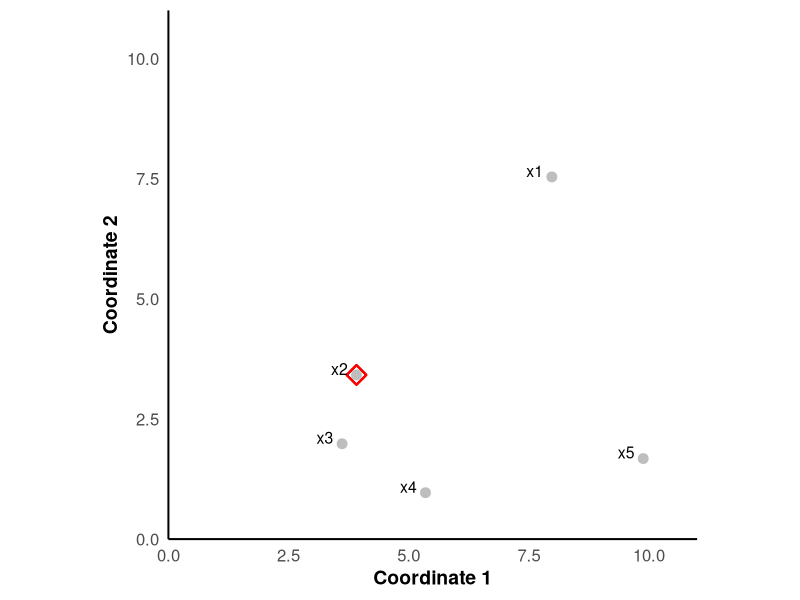
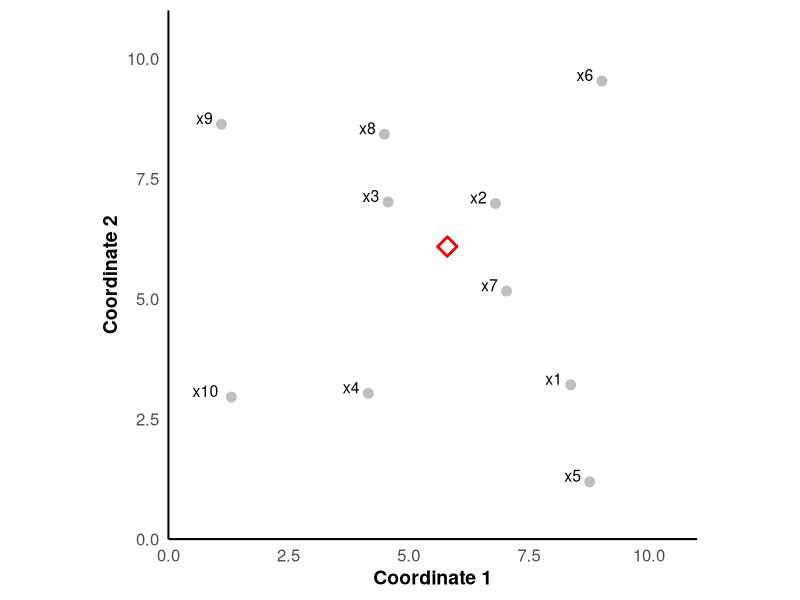
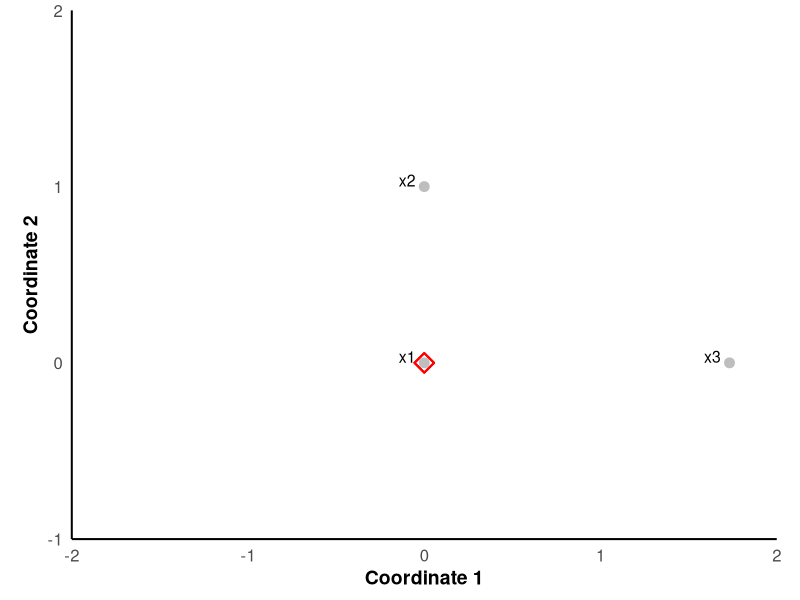
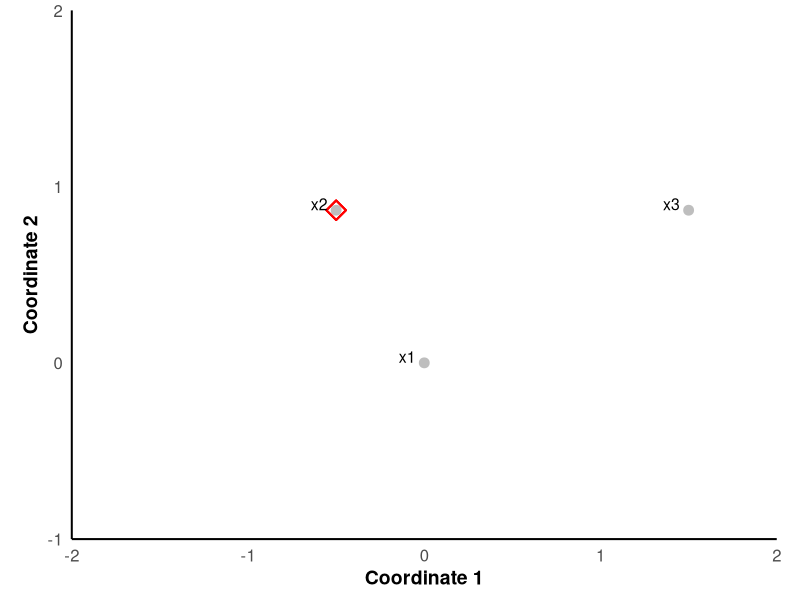

These charts were generated, in order, by the following R code:
## ---- chunk 1
knitr::opts_chunk$set(echo = TRUE)
rm(list = ls())
library(ggplot2)
## ---- chunk 2
TRIMMEDmean = function(X, TRIM_Remain = 1, distance_type = "euclidean") { 
  # X is a matrix of point coordinates
  # TRIM_Remain is the minimum number of points to be kept 
  # p must be greater or equal to 2 

  n = nrow(X) # number of observations 
  p = ncol(X) # dimension of data 
  rownames(X) = paste0(rep("x", n), 1:n) # xi is observation 1 
  colnames(X) = paste0(rep("c", p), 1:p) # ci is coordinate i 

  # Check for valid distance type
  valid_distance_types = c("euclidean", "manhattan", "maximum", "canberra", "binary", "minkowski")
  if (!(distance_type %in% valid_distance_types)) {
    message(paste("Invalid distance type selected. Supported types are:", 
                  paste(valid_distance_types, collapse = ", ")))
    return(NULL)  # Return NULL if the distance type is invalid
  }

  # If all points are kept, return the regular mean 
  if (TRIM_Remain == n) { 
    return(colMeans(X)) 
  } 

  # Matrix of pairwise distances using the specified distance type
  D = as.matrix(dist(X, method = distance_type))
  colnames(D) = paste0(rep("x", n), 1:n) 
  rownames(D) = paste0(rep("x", n), 1:n) 

  # Find points for trimmed mean or median 
  points = n # initially have n points 
  prev_points = n # number of points in previous iteration 
  POINTS_to_use = 0 

  # Iteratively remove points
  while (points > TRIM_Remain) { 
    Prev = D 
    prev_points = ncol(Prev) 
    
    #### Handle the single point median case separately 
    if (points == 3 & TRIM_Remain == 1) { 
      three_points = rownames(D) 
      farthest = which(D == max(D), arr.ind = TRUE) 
      last_point = three_points[!(three_points %in% rownames(farthest))] 

      ## If all the last three points have farthest distance 
      if (length(last_point) == 0) { 
        POINTS_to_use = rownames(Prev) 
        break 
      } 
      ## 
      cat("The RAD-Median is:", last_point, "\n")
      return(X[last_point,]) 
    } 
    #####

    farthest = which(D == max(D), arr.ind = TRUE) 
    D = D[!(rownames(D) %in% rownames(farthest)), !(colnames(D) %in% rownames(farthest))] 
    points = max(ncol(D), 0) 

    # Ensure that the number of points kept is the fewest possible while at least TRIM_Remain
    if (points == TRIM_Remain) { 
      POINTS_to_use = rownames(D) 
      break 
    } else if (points < TRIM_Remain) { 
      POINTS_to_use = rownames(Prev) 
      break 
    } 
  } 

  n_use = length(POINTS_to_use) 
  points_in_mean = rep(0, n_use) 
  for (a in 1:n_use) { 
    points_in_mean[a] = which(rownames(X) == POINTS_to_use[a]) 
  } 

  mean_of_points = colMeans(X[points_in_mean,]) 
  print("The points used to compute the Trimmed-mean are:") 
  print(X[points_in_mean,]) 
  print("The Trimmed mean is:") 
  return(mean_of_points) 
}
## ---- chunk 3
set.seed(1)
n = 101 # n is the number of observations
p = 5 # p is the number of coordinates of each observation
Sample_data = matrix(data = rnorm(n*p, mean = 0, sd = 10), nrow = n, ncol = p)
## ---- chunk 4
TRIMMEDmean(Sample_data, TRIM_Remain = 1, distance_type = "euclidean")
## ---- chunk 5
TRIMMEDmean(Sample_data, TRIM_Remain = 4, distance_type = "euclidean")
## ---- chunk 6
TRIMMEDmean(Sample_data, TRIM_Remain = 1, distance_type = "manhattan")
## ---- chunk 7
TRIMMEDmean(Sample_data, TRIM_Remain = 1, distance_type = "?")
## ---- chunk 8
# Create the dataset
set.seed(123456) 
n = 5 # n is the number of observations
X <- matrix(data = runif(n = 2*n, min = 0, max = 10), nrow = n, ncol = 2, byrow = TRUE)

# Set row names as x1, x2, ...
rownames(X) <- paste0("x", 1:nrow(X))

# Set column names as c1, c2, ...
colnames(X) <- paste0("c", 1:ncol(X))

# Prepare data for plotting
plot_data <- as.data.frame(X)
plot_data$Point <- rownames(plot_data)  # Add point names for labels
## ---- chunk 9
# Compute the TRIMMEDmean
trimmed_mean_result <- TRIMMEDmean(X, TRIM_Remain = 1, distance_type = "euclidean")

# Plot the points and TRIMMEDmean
suppressWarnings({
  p <- ggplot(plot_data, aes(x = c1, y = c2)) +
    geom_point(color = "grey", size = 3) +  # Original points
    geom_point(aes(x = trimmed_mean_result[1], y = trimmed_mean_result[2]), 
               color = "red", shape = 5, size = 4, stroke = 1) +  # Trimmed mean point
    xlab("Coordinate 1") +
    ylab("Coordinate 2") +
    theme_minimal(base_size = 15) +
    theme(
      axis.title.x = element_text(size = 14, face = "bold"),  # Larger x-axis title
      axis.title.y = element_text(size = 14, face = "bold"),  # Larger y-axis title
      axis.text.x = element_text(size = 12),  # Larger x-axis text
      axis.text.y = element_text(size = 12),  # Larger y-axis text
      axis.line = element_line(colour = "black"),  # Add axis lines
      panel.grid.major = element_blank(),
      panel.grid.minor = element_blank(),
      panel.border = element_blank()
    ) +
    geom_text(aes(label = Point), hjust = 1.5, vjust = 0, size = 4) +
    coord_fixed(ratio = 1) +  # Fixed aspect ratio
    scale_x_continuous(expand = c(0, 0),
                       limits = c(0, 11)) +  # Set x-axis to start from 0
    scale_y_continuous(expand = c(0, 0),
                       limits = c(0, 11))   # Set y-axis to start from 0
    print(p)
})

## ---- chunk 10
# Create the dataset
set.seed(2024) 
n = 10 # n is the number of observations
X <- matrix(data = runif(n = 2*n, min = 0, max = 10), nrow = n, ncol = 2, byrow = TRUE)

# Set row names as x1, x2, ...
rownames(X) <- paste0("x", 1:nrow(X))

# Set column names as c1, c2, ...
colnames(X) <- paste0("c", 1:ncol(X))

# Prepare data for plotting
plot_data <- as.data.frame(X)
plot_data$Point <- rownames(plot_data)  # Add point names for labels
## ---- chunk 11
# Compute the TRIMMEDmean
trimmed_mean_result <- TRIMMEDmean(X, TRIM_Remain = 1, distance_type = "euclidean")

# Plot the points and TRIMMEDmean
suppressWarnings({
  p <- ggplot(plot_data, aes(x = c1, y = c2)) +
    geom_point(color = "grey", size = 3) +  # Original points
    geom_point(aes(x = trimmed_mean_result[1], y = trimmed_mean_result[2]), 
               color = "red", shape = 5, size = 4, stroke = 1) +  # Trimmed mean point
    xlab("Coordinate 1") +
    ylab("Coordinate 2") +
    theme_minimal(base_size = 15) +
    theme(
      axis.title.x = element_text(size = 14, face = "bold"),  # Larger x-axis title
      axis.title.y = element_text(size = 14, face = "bold"),  # Larger y-axis title
      axis.text.x = element_text(size = 12),  # Larger x-axis text
      axis.text.y = element_text(size = 12),  # Larger y-axis text
      axis.line = element_line(colour = "black"),  # Add axis lines
      panel.grid.major = element_blank(),
      panel.grid.minor = element_blank(),
      panel.border = element_blank()
    ) +
    geom_text(aes(label = Point), hjust = 1.5, vjust = 0, size = 4) +
    coord_fixed(ratio = 1) +  # Fixed aspect ratio
    scale_x_continuous(expand = c(0, 0),
                       limits = c(0, 11)) +  # Set x-axis to start from 0
    scale_y_continuous(expand = c(0, 0),
                       limits = c(0, 11))   # Set y-axis to start from 0
    print(p)
})

## ---- chunk 12
# Define the data matrix
triangle_data <- matrix(data = c(0, 0, 
                                  0, 1, 
                                  sqrt(3), 0), 
                         nrow = 3, ncol = 2, byrow = TRUE)

# Set row names as x1, x2, ...
rownames(triangle_data) <- paste0("x", 1:nrow(triangle_data))

# Set column names as c1, c2, ...
colnames(triangle_data) <- paste0("c", 1:ncol(triangle_data))

# Define the rotation angle (pi/6)
theta <- pi / 6

# Define the rotation matrix
rotation_matrix <- matrix(c(cos(theta), -sin(theta), 
                             sin(theta), cos(theta)), 
                          nrow = 2, byrow = TRUE)

# Rotate each point by applying the rotation matrix
rotated_data <- triangle_data %*% t(rotation_matrix)

# Set column names as c1, c2, ...
colnames(rotated_data) <- paste0("c", 1:ncol(rotated_data))

# Prepare data for plotting
plot_data_triangle <- as.data.frame(triangle_data)
plot_data_triangle$Point <- rownames(plot_data_triangle)  # Add point names for labels

plot_data_rotated <- as.data.frame(rotated_data)
plot_data_rotated$Point <- rownames(plot_data_rotated)  # Add point names for labels
## ---- chunk 13
TRIMMEDmean(triangle_data, TRIM_Remain = 1, distance_type = "manhattan")
## ---- chunk 14
TRIMMEDmean(rotated_data, TRIM_Remain = 1, distance_type = "manhattan")
## ---- chunk 15
# Compute the TRIMMEDmean
trimmed_mean_result <- TRIMMEDmean(triangle_data, TRIM_Remain = 1, distance_type = "manhattan")

# Plot the points and TRIMMEDmean
suppressWarnings({
  p <- ggplot(plot_data_triangle, aes(x = c1, y = c2)) +
    geom_point(color = "grey", size = 3) +  # Original points
    geom_point(aes(x = trimmed_mean_result[1], y = trimmed_mean_result[2]), 
               color = "red", shape = 5, size = 4, stroke = 1) +  # Trimmed mean point
    xlab("Coordinate 1") +
    ylab("Coordinate 2") +
    theme_minimal(base_size = 15) +
    theme(
      axis.title.x = element_text(size = 14, face = "bold"),  # Larger x-axis title
      axis.title.y = element_text(size = 14, face = "bold"),  # Larger y-axis title
      axis.text.x = element_text(size = 12),  # Larger x-axis text
      axis.text.y = element_text(size = 12),  # Larger y-axis text
      axis.line = element_line(colour = "black"),  # Add axis lines
      panel.grid.major = element_blank(),
      panel.grid.minor = element_blank(),
      panel.border = element_blank()
    ) +
    geom_text(aes(label = Point), hjust = 1.5, vjust = 0, size = 4) +
    coord_fixed(ratio = 1) +  # Fixed aspect ratio
    scale_x_continuous(expand = c(0, 0),
                       limits = c(-2, 2)) +  
    scale_y_continuous(expand = c(0, 0),
                       limits = c(-1, 2))   
    print(p)
})

## ---- chunk 16
# Compute the TRIMMEDmean
trimmed_mean_result <- TRIMMEDmean(rotated_data, TRIM_Remain = 1, distance_type = "manhattan")

# Plot the points and TRIMMEDmean
suppressWarnings({
  p <- ggplot(plot_data_rotated, aes(x = c1, y = c2)) +
    geom_point(color = "grey", size = 3) +  # Original points
    geom_point(aes(x = trimmed_mean_result[1], y = trimmed_mean_result[2]), 
               color = "red", shape = 5, size = 4, stroke = 1) +  # Trimmed mean point
    xlab("Coordinate 1") +
    ylab("Coordinate 2") +
    theme_minimal(base_size = 15) +
    theme(
      axis.title.x = element_text(size = 14, face = "bold"),  # Larger x-axis title
      axis.title.y = element_text(size = 14, face = "bold"),  # Larger y-axis title
      axis.text.x = element_text(size = 12),  # Larger x-axis text
      axis.text.y = element_text(size = 12),  # Larger y-axis text
      axis.line = element_line(colour = "black"),  # Add axis lines
      panel.grid.major = element_blank(),
      panel.grid.minor = element_blank(),
      panel.border = element_blank()
    ) +
    geom_text(aes(label = Point), hjust = 1.5, vjust = 0, size = 4) +
    coord_fixed(ratio = 1) +  # Fixed aspect ratio
    scale_x_continuous(expand = c(0, 0),
                       limits = c(-2, 2)) +  
    scale_y_continuous(expand = c(0, 0),
                       limits = c(-1, 2))   
    print(p)
})

